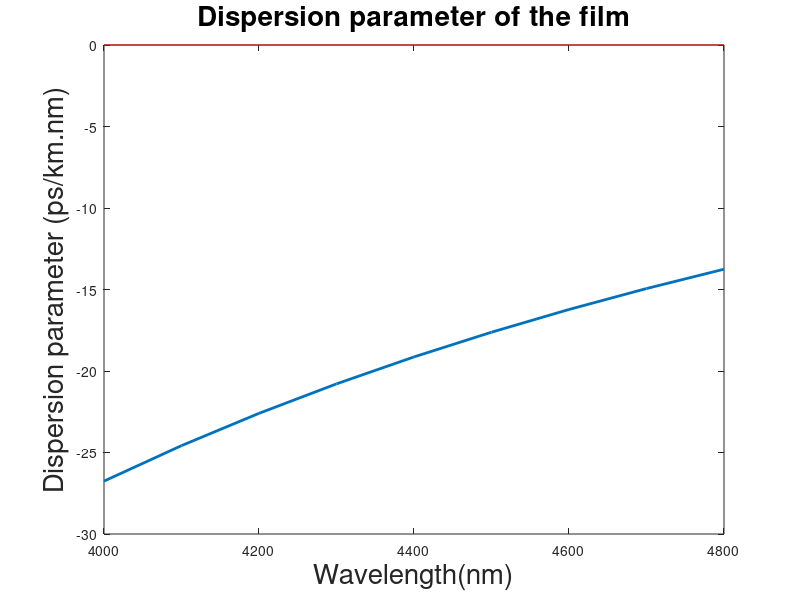

Source code (MATLAB): (Note: this script raises an error after producing the figure.)
% This example computes all of the field components of a
% Ridge waveguide
% %         ^        coat (n3)
% %         |
% %         | h3
% %         ^         -------------       ^
% %         |         |           |       |  rh 
% %         h2        |           |       |
% %         |   -------            ---------
% %         |         core film (n2)
% %         -   ----------------------------
% %         ^
% %         |
% %         h1
% %         |          sub (n1)
% %         |
% %         -   ------------------------------
% % 
clear all;
close all
% % starttime=datestr(now)
starttime=clock;
timestamp=datestr(now, 30);


% % SPECIFY THE RUNNING RANGE HERE
% % -----------------------------------
dx0=25;                 %Grid size nm
dy0=25;                %grid size nm
side = 2000;            % space on side of waveguide (nm) matters
h1 = 5000;              % buffer thickness(nm)
h3 = 1000;              % coating  thickess - cladding (nm)

nmodes=2;
lambda=3900:100:4900;      % Wavelength range
w_array=4000;         % waveguide width array
h2_array=3000;         % film thickness 
rh_por_array=0.5;       % etch depth portion to thickness (move in side film thickness)
% % -------------------------------------

iw_length=length(w_array);
il_length=length(lambda);
ih2_length=length(h2_array);
irh_length=length(rh_por_array);

% % % Initialising matrix to store results
All_eff_index=zeros(il_length, nmodes, iw_length, ih2_length, irh_length);
All_diff_index=zeros(il_length-1, nmodes, iw_length, ih2_length, irh_length);
All_GVD=zeros(il_length-2, nmodes, iw_length, ih2_length, irh_length);


for i=1:length(lambda)
    
% mgf2_sellmeier;
 n_mgf2(i)=sqrt(1+0.48755108*(lambda(i)/1000)^2/((lambda(i)/1000)^2-0.04338408^2)+0.39875031*(lambda(i)/1000)^2/((lambda(i)/1000)^2-0.09461442^2)...
   +2.3120353*(lambda(i)/1000)^2/((lambda(i)/1000)^2-23.793604^2));%200-7000nm
 n1(i)=n_mgf2(i);
%  
% baf2_sellmeier;
%  n_baf2(i) =sqrt( 1 + 0.643356*(lambda(i)/1000)^2/((lambda(i)/1000)^2-0.057789^2) + 0.506762*(lambda(i)/1000)^2/((lambda(i)/1000)^2-0.10968^2)...
%     + 3.8261*(lambda(i)/1000)^2/((lambda(i)/1000)^2-46.3864^2));%270-10300nm
%  n1(i)=n_baf2(i);
 
 %  n_sio2(i)=sqrt(1+0.663044*(lambda(i)/1000)^2/((lambda(i)/1000)^2-0.060^2)+0.517852*(lambda(i)/1000)^2/((lambda(i)/1000)^2-0.106^2)...
%          +0.175912*(lambda(i)/1000)^2/((lambda(i)/1000)^2-0.119^2)+0.565380*(lambda(i)/1000)^2/((lambda(i)/1000)^2-8.844^2) ...
%          + 1.675299*(lambda(i)/1000)^2/((lambda(i)/1000)^2-20.742^2));%180-3000nm
 %n1(i)=n_sio2(i);
 
 %as2s3_sellmeier;
%   as2s3(i)=1+1.898368*(lambda(i)/1000)^2/((lambda(i)/1000)^2-0.0225)+1.922298*(lambda(i)/1000)^2/((lambda(i)/1000)^2-0.0625)...
%            +0.8765138*(lambda(i)/1000)^2/((lambda(i)/1000)^2-0.1225)+0.118878*(lambda(i)/1000)^2/((lambda(i)/1000)^2-0.2025)...
%            +0.956998*(lambda(i)/1000)^2/((lambda(i)/1000)^2-749.99847);
%     n_as2s3(i)=sqrt(as2s3(i));   %some paper
%  as2s3(i)=1+4.72553*(lambda(i)/1000)^2/((lambda(i)/1000)^2-0.25920^2)+0.46765*(lambda(i)/1000)^2/((lambda(i)/1000)^2-22.33309^2);
%  n_as2s3(i)=sqrt(as2s3(i)); 
 %n2(i)=n_as2s3(i);  %c zhiyong yang
   %ge11 (GeAsS) sellmeier
%  ge11(i)=1+4.18011*(lambda(i)/1000)^2/((lambda(i)/1000)^2-0.31679^2)+0.35895*(lambda(i)/1000)^2/((lambda(i)/1000)^2-22.77018^2);
%    n_ge11(i)=sqrt(ge11(i));
%    %n4(i)=n_ge11(i);
%     n1(i)=n_ge11(i); 
    %ge12.5_sellmeier
 ge12(i)=1+5.78525*(lambda(i)/1000)^2/((lambda(i)/1000)^2-0.28795^2)+0.39705*(lambda(i)/1000)^2/((lambda(i)/1000)^2-30.39338^2);
 n_ge12(i)=sqrt(ge12(i));
 n2(i)=n_ge12(i);
 
    %silicon_sellmeier
%     n_silicon(i) = sqrt( 1 + 10.6684293*(lambda(i)/1000)^2/((lambda(i)/1000)^2-0.301516485^2) + 0.003043475*(lambda(i)/1000)^2/((lambda(i)/1000)^2-1.13475115^2)...
%         + 1.54133408*(lambda(i)/1000)^2/((lambda(i)/1000)^2-1104.0^2) );
%     n2(i)=n_silicon(i);%1360-11000nm;
    


%teflon_sellmeier c duk;
n_teflon(i)=sqrt(1+0.8628*(lambda(i)/1000)^2)/((lambda(i)/1000)^2-0.1173^2)+0.0958*(lambda(i)/1000)^2/((lambda(i)/1000)^2-7.3196^2);%1700-5600nm
n3(i)=n_teflon(i);

% n4(i)=1;% air cladding;
end;   
    
    % %   CHECKING MATERIAL DISPERSION
    last=length(lambda);
    lambda2=lambda;
    lambda2(last)=[];
    lambda2(1)=[];
    
     mat_dis1=diff(n2);
     GVD=-(10^7/3)*lambda2.*diff(mat_dis1)/(lambda(2)-lambda(1))^2; 

     figure(9)
     clf;
     set(gca,'FontSize',20);
     plot(lambda2, GVD,'LineWidth',2);
     hold
     x=get(gca,'xlim');
     y=0;
     hold on
     plot(x,[y y],'r');
      
    xlabel('Wavelength(nm)','FontSize',20);
    ylabel('Dispersion parameter (ps/km.nm)','FontSize',20);
    title1=sprintf('Dispersion parameter of the film');
    title(title1,'FontSize',20);
    name=sprintf('Dispersion parameter of the films_%s', timestamp);
    saveas(gcf,name, 'png')
 

% %     START THE LOOP TO CALCULATE neff FOR DIFFERENT WAVELENGTH, RIDGE
% % % % AND WIDTH
count=0;
effectiveIndex = zeros(length(lambda), nmodes);

for iw = 1:iw_length;            % waveguide full-width (nm)

    w=floor(w_array(iw))
for ih2=1:ih2_length;           %% Looping thickness
    h2=floor(h2_array(ih2))
    
    for irh =1:irh_length;            % Ridge heigh
      rh=floor(h2*rh_por_array(irh))
          for ii=1:il_length
            count=count+1;
            dx = dy0;             % grid size (x)
            dy = dx0;             % grid size (y) 
    %         fprintf (1,'generating index mesh...\n');

            [x,y,xc,yc,nx,ny,eps] = wgmesh([n1(ii),n2(ii),n3(ii)],[h1,h2/2,h3*3],rh,w/2,side,dx,dy);
%             waveguidemeshfull([n1(ii),n2(ii),n3(ii)],[h1,h2,h3],rh,w/2,side,dx,dy);
             

            % % % Now we stretch out the mesh at the boundaries: N S E W
            [x,y,xc,yc,dx,dy] = stretch(x,y,[20,20,40,40],[1.5,1.5,1.5,1.5]);
    %         fprintf (1,'solving for eigenmodes...'); t = cputime;

            [Hx,Hy,neff] = wgmodes (lambda(ii), n2(ii), nmodes, dx, dy, eps, '0000');
             effectiveIndex(ii,:)=sort(neff,'descend');
          end;

    % % % % % % % % % % % % % % % % % % % % % % % % % % % % % % % % % % % % % %
    % % % % % % % % % % % % 
    % % Ordering the right neff base on 2nd order derivatives or GVD

% %     effectiveIndex2=smooth(effectiveIndex);
    effectiveIndex2=effectiveIndex;
    
    All_eff_index(:,:,iw,ih2, irh)=effectiveIndex2;
    % % Ploting output
    figure(1)
    clf;

% %     figure(2)
% %     clf;

    figure(3)
    clf;
    
%     figure(4)
%     clf;

    % % Wavelength for 1st and 2nd derivative
    lambda1=lambda;
    last=length(lambda);
    lambda1(last)=[];
    lambda1=lambda1+(lambda(2)-lambda(1))/2;

    lambda2=lambda;
    lambda2(last)=[];
    lambda2(1)=[];
   
        for ii=1:nmodes
         figure(1)
         hold all;
         set(gca,'FontSize',20);

           plot(lambda, effectiveIndex2(:,ii), '*-','LineWidth',2);

           % [p, s, mu] = polyfit(lambda',effectiveIndex2(:,ii), 7);
%             [effIndex_fit, delta]=polyval(p, lambda', s, mu);
%             delta=effIndex_fit-effectiveIndex2(:,ii);
% %             plot(lambda, effIndex_fit);       
            
% % Calculating GVD=(lambda/c)*d^2n/dl^2ex_fit);    
% %             ng=diff(effIndex_fit);
            ng=diff(effectiveIndex2(:,ii));
            GVD=-(10^7/3)*lambda2'.*diff(ng)/(lambda(2)-lambda(1))^2;
            All_diff_index(: ,ii, iw, ih2, irh)=ng;
            All_GVD(:,ii, iw,ih2, irh)=GVD;
    
% %         figure(2)
% %         hold all
% %         plot(lambda1,ng,'-*')

        figure(3)
        hold all
        plot(lambda2, GVD,'*-','LineWidth',2); 
        
%         figure(4)
%         hold all 
%         plot(lambda, delta);

        end

    figure(1)
    title1=sprintf('neff  %dnm wide, %dnm thick, %dnm etched', w, h2, rh);
    title(title1);
    xlabel('Wavelegnth (nm)');
    ylabel('Effective indices');
    legend('mode 1', 'mode 2', 'mode 3', 'mode 4')
    legend('boxoff')
    
    name=sprintf('WG_%dnm_%dnm_%dnm_neff_%s',w, h2, floor(rh), timestamp);
    saveas(gcf,name, 'png')

% % %     figure(2)
% % %     title1=sprintf('div of neff of TeO2 waveguide %dnm wide, %dnm thick, %dnm etched', w, h2, rh);
% % %     title(title1);
% % %     xlabel('Wavelegnth (nm)');
% % %     ylabel('del neff');
% % %     legend('mode 1','mode 2','mode 3','mode 4')
% % %     
% % %     name=sprintf('TeO2_%dnm_%dnm_%dnm_neff_diff_%s',w, h2, floor(rh), timestamp);
% % %     saveas(gcf,name, 'png')

    figure(3)
    set(gca,'FontSize',20);

    plot([lambda(1) lambda(last)], [0, 0]);
%     plot([1550, 1550], [-200, 200]);
    title1=sprintf('Dispersion parameter %dnm wide, %dnm thick, %dnm etched', w, h2, rh);
    title(title1);
    xlabel('Wavelegnth (nm)');
    ylabel('Dispersion parameter (ps/km.nm)');
  ylim([-150 400]);
    legend('mode 1', 'mode 2','Location','NorthWest')
     legend('boxoff')
  
    name=sprintf('WG_%dnm_%dnm_%dnm_GVD_%s',w, h2, floor(rh), timestamp);
    saveas(gcf,name, 'png')

 
% %     SAVING MATLAB DATA FILE
    name=sprintf('WG_%dnm_%dnm_%dnm_%s',w, h2, floor(rh), timestamp);
    save(name)
    
    
% % % Estimate time to finish     
    esendtime=(1/60)*etime(clock,starttime)/count*(il_length*ih2_length*irh_length*iw_length-count);

    fprintf (1,'%d wavelengths of %d done, time to finish %.2f mins (%.2f hours)\n',count, il_length*ih2_length*irh_length*iw_length, esendtime, esendtime/60);

    
    end;        %ridge
    end;        %thickness
end;            %width

% % Saving final result arrays
    name=sprintf('WG_All_summary_%s', timestamp);
    save(name,'nmodes','lambda', 'w_array','rh_por_array', 'All_eff_index', 'All_diff_index', 'All_GVD')
    
    
% % %     Plotting 1 variable at the time, keeping other at centre
% %  GVD
% % figure(300)
% % clf;
% % for ii=1:nmodes
% %     d=size(All_GVD);
% %     s=floor(1/2*d);
% %     plot_val=[];
% %     
% %     
% %      s(1)=s(1)+floor((1550-lambda(s(1)))/(lambda(2)-lambda(1)))-1;            %wavelength
% %      s(3)=d(3)-1;        %width
% %     s(4)=d(4)-2;      %film thick
% %     
% %     for i_index=1:d(5)  %etched depth
% %         
% %         j_index=(i_index-1)*d(4)*d(3)*d(2)*d(1) + (s(4)-1)*d(3)*d(2)*d(1)...
% %                 +(s(3)-1)*d(2)*d(1) + (ii-1)*d(1) + s(1)+2;
% %             
% % % %         j_index=(s(5)-1)*d(4)*d(3)*d(2)*d(1)+(s(4)-1)*d(3)*d(2)*d(1)...
% % % %                 +(s(3)-1)*d(2)*d(1) + (s(2)-1)*d(1) + s(1)+2
% % 
% % % %         j_index=d2(1)+2+(ii-1)*d(1)+(d2(3)-1)*d(2)*d(1)+(i_index-1)*d(3)*d(2)*d(1);
% % 
% %         plot_val(i_index)=All_GVD(j_index);
% %         
% %     end;
% %     figure(300)
% %     hold all
% %     plot(rh_por_array*100, plot_val,'*-')
% % 
% % end
% %     figure(300)
% %     xlabel('Etched depth (%)');
% %     ylabel('Dispersion parameter (ps/km.nm)');
% % %     ylim([-200 200])
% %     title1=sprintf('Dispersion parameter %dnm wl %dnm wide, %dnm thick', lambda(s(1)+2), w_array(s(3)), h2_array(s(4)));
% %     title(title1);
% %     legend('mode 1', 'mode 2', 'mode 3', 'mode 4')
% %     name=sprintf('WG_GVD_ridge_%dnm_%dnm_%dnm_ridge_%s', lambda(s(1)+2), w_array(s(3)), h2_array(s(4)), timestamp);
% %     saveas(gcf,name, 'png')
% %     
% % 
% % figure(400)
% % clf;
% % for ii=1:nmodes
% %     d=size(All_GVD);
% %     s=floor(1/2*d);
% %     plot_val=[];
% % %     
% %      s(1)=s(1)+floor((1550-lambda(s(1)))/(lambda(2)-lambda(1))) -1;            %wavelength
% %     s(3)=d(3)-1;      %width
% % %     s(5)=3;         %etched depth
% % 
% % 
% %     for i_index=1:d(4)    %thick
% %         j_index=(s(5)-1)*d(4)*d(3)*d(2)*d(1)+(i_index-1)*d(3)*d(2)*d(1)...
% %                 +(s(3)-1)*d(2)*d(1) + (ii-1)*d(1) + s(1)+2;
% % % %         j_index=d2(1)+2+(ii-1)*d(1)+(i_index-1)*d(2)*d(1)+(d2(4)+1-1)*d(3)*d(2)*d(1);
% %         plot_val(i_index)=All_GVD(j_index);
% %     end;
% %     figure(400)
% %     hold all
% %     plot(h2_array, plot_val,'*-')
% % 
% % end
% %     figure(400)
% %     xlabel('Film thick (nm)');
% %     ylabel('Dispersion parameter ps/km.nm');
% %      ylim([-200 200])
% %     title1=sprintf('Dispersion parameter %dnm wl, %dnm wide, %d percent etched', lambda(s(1)+2), w_array(s(3)), floor(rh_por_array(s(5))*100));
% %     title(title1);
% %     legend('mode 1', 'mode 2', 'mode 3', 'mode 4')
% %     
% %     name=sprintf('WG_GVD_thick_%dm_%dnm_%d_%s',  lambda(s(1)+2), w_array(s(3)), floor(rh_por_array(s(5))*100), timestamp);
% %     saveas(gcf,name, 'png')
% % 
% %     
% % % % %     Plotting 1 variable at the time, keeping other at centre
% % % % INDEX
% % figure(500)
% % clf;
% % for ii=1:nmodes
% %     d=size(All_eff_index);
% %     s=floor(1/2*d);
% %     plot_val=[];
% %     
% %      s(1)=s(1)+floor((1550-lambda(s(1)))/(lambda(2)-lambda(1))) -1;            %wavelength
% %     s(3)=d(3)-1;        %width
% %     s(4)=d(4)-2;      %film thick
% % %     
% %     for i_index=1:d(5)  %etched depth       
% %         j_index=(i_index-1)*d(4)*d(3)*d(2)*d(1) + (s(4)-1)*d(3)*d(2)*d(1)...
% %                 +(s(3)-1)*d(2)*d(1) + (ii-1)*d(1) + s(1)+2;
% %             
% % % %         j_index=(s(5)-1)*d(4)*d(3)*d(2)*d(1)+(s(4)-1)*d(3)*d(2)*d(1)...
% % % %                 +(s(3)-1)*d(2)*d(1) + (s(2)-1)*d(1) + s(1)+2
% % 
% % % %         j_index=d2(1)+2+(ii-1)*d(1)+(d2(3)-1)*d(2)*d(1)+(i_index-1)*d(3)*d(2)*d(1);
% % 
% %         plot_val(i_index)=All_eff_index(j_index);
% %         
% %     end;
% %     figure(500)
% %     hold all
% %     plot(rh_por_array*100, plot_val,'*-')
% % 
% % end
% %     figure(500)
% %     xlabel('Etched depth (%)');
% %     ylabel('Index');
% %     title1=sprintf('Index %dnm wl %dnm wide, %dnm thick', lambda(s(1)+2), w_array(s(3)), h2_array(s(4)));
% %     title(title1);
% %     legend('mode 1', 'mode 2', 'mode 3', 'mode 4')
% %     name=sprintf('WG_index_ridge_%dnm_%dnm_%dnm_ridge_%s', lambda(s(1)+2), w_array(s(3)), h2_array(s(4)), timestamp);
% %     saveas(gcf,name, 'png')
% %     
% % 
% % figure(600)
% % clf;
% % for ii=1:nmodes
% %     d=size(All_eff_index);
% %     s=floor(1/2*d);
% %     plot_val=[];
% %         
% %      s(1)=s(1)+floor((1550-lambda(s(1)))/(lambda(2)-lambda(1)))-1;            %wavelength
% %     s(3)=d(3)-1;      %width
% % %     s(5)=3;         %etched depth
% % 
% % 
% %     for i_index=1:d(4)    %thick
% %         j_index=(s(5)+1-1)*d(4)*d(3)*d(2)*d(1)+(i_index-1)*d(3)*d(2)*d(1)...
% %                 +(s(3)-1)*d(2)*d(1) + (ii-1)*d(1) + s(1)+2;
% % % %         j_index=d2(1)+2+(ii-1)*d(1)+(i_index-1)*d(2)*d(1)+(d2(4)+1-1)*d(3)*d(2)*d(1);
% %         plot_val(i_index)=All_eff_index(j_index);
% %     end;
% %     figure(600)
% %     hold all
% %     plot(h2_array, plot_val,'*-')
% % 
% % end
% %     figure(600)
% %     xlabel('Film thick (nm)');
% %     ylabel('Index');
% %     title1=sprintf('Index %dnm wl, %dnm wide, %d percent etched', lambda(s(1)+2), w_array(s(3)), floor(rh_por_array(s(5))*100));
% %     title(title1);
% %     legend('mode 1', 'mode 2', 'mode 3', 'mode 4')
% %     
% %     name=sprintf('WG_index_thick_%dm_%dnm_%dnm_GVD_%s',  lambda(s(1)+2), w_array(s(3)), floor(rh_por_array(s(5))*100), timestamp);
% %     saveas(gcf,name, 'png')
    
    
endtime=datestr(now)